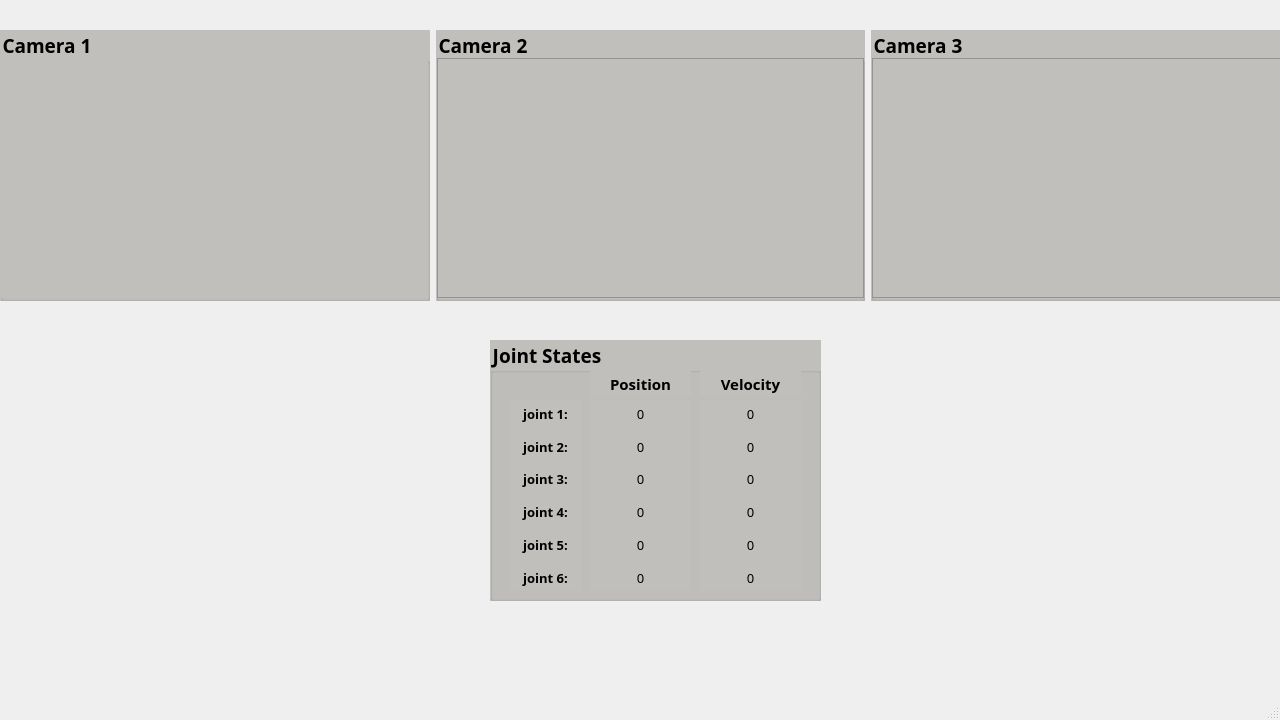
<?xml version="1.0" encoding="UTF-8"?>
<ui version="4.0">
 <class>MainWindow</class>
 <widget class="QMainWindow" name="MainWindow">
  <property name="geometry">
   <rect>
    <x>0</x>
    <y>0</y>
    <width>1280</width>
    <height>720</height>
   </rect>
  </property>
  <property name="sizePolicy">
   <sizepolicy hsizetype="Fixed" vsizetype="Fixed">
    <horstretch>0</horstretch>
    <verstretch>0</verstretch>
   </sizepolicy>
  </property>
  <property name="minimumSize">
   <size>
    <width>1280</width>
    <height>720</height>
   </size>
  </property>
  <property name="maximumSize">
   <size>
    <width>1280</width>
    <height>720</height>
   </size>
  </property>
  <property name="font">
   <font>
    <pointsize>10</pointsize>
   </font>
  </property>
  <property name="windowTitle">
   <string>MainWindow</string>
  </property>
  <widget class="QWidget" name="centralwidget">
   <widget class="QGroupBox" name="groupBox">
    <property name="geometry">
     <rect>
      <x>490</x>
      <y>340</y>
      <width>331</width>
      <height>261</height>
     </rect>
    </property>
    <property name="sizePolicy">
     <sizepolicy hsizetype="Preferred" vsizetype="Preferred">
      <horstretch>0</horstretch>
      <verstretch>0</verstretch>
     </sizepolicy>
    </property>
    <property name="font">
     <font>
      <family>Ubuntu Sans Mono</family>
      <pointsize>14</pointsize>
      <weight>75</weight>
      <bold>true</bold>
     </font>
    </property>
    <property name="styleSheet">
     <string notr="true">background-color: rgb(192, 191, 188);</string>
    </property>
    <property name="title">
     <string>Joint States</string>
    </property>
    <widget class="QWidget" name="verticalLayoutWidget">
     <property name="geometry">
      <rect>
       <x>20</x>
       <y>60</y>
       <width>71</width>
       <height>191</height>
      </rect>
     </property>
     <property name="sizePolicy">
      <sizepolicy hsizetype="Preferred" vsizetype="Preferred">
       <horstretch>0</horstretch>
       <verstretch>0</verstretch>
      </sizepolicy>
     </property>
     <layout class="QVBoxLayout" name="verticalLayout">
      <item>
       <widget class="QLabel" name="joint1_label">
        <property name="sizePolicy">
         <sizepolicy hsizetype="Preferred" vsizetype="Preferred">
          <horstretch>0</horstretch>
          <verstretch>0</verstretch>
         </sizepolicy>
        </property>
        <property name="font">
         <font>
          <family>Ubuntu Sans Mono</family>
          <pointsize>10</pointsize>
          <weight>75</weight>
          <bold>true</bold>
         </font>
        </property>
        <property name="text">
         <string>joint 1:</string>
        </property>
        <property name="alignment">
         <set>Qt::AlignCenter</set>
        </property>
       </widget>
      </item>
      <item>
       <widget class="QLabel" name="joint2_label">
        <property name="sizePolicy">
         <sizepolicy hsizetype="Preferred" vsizetype="Preferred">
          <horstretch>0</horstretch>
          <verstretch>0</verstretch>
         </sizepolicy>
        </property>
        <property name="font">
         <font>
          <family>Ubuntu Sans Mono</family>
          <pointsize>10</pointsize>
          <weight>75</weight>
          <bold>true</bold>
         </font>
        </property>
        <property name="text">
         <string>joint 2:</string>
        </property>
        <property name="alignment">
         <set>Qt::AlignCenter</set>
        </property>
       </widget>
      </item>
      <item>
       <widget class="QLabel" name="joint3_label">
        <property name="sizePolicy">
         <sizepolicy hsizetype="Preferred" vsizetype="Preferred">
          <horstretch>0</horstretch>
          <verstretch>0</verstretch>
         </sizepolicy>
        </property>
        <property name="font">
         <font>
          <family>Ubuntu Sans Mono</family>
          <pointsize>10</pointsize>
          <weight>75</weight>
          <bold>true</bold>
         </font>
        </property>
        <property name="text">
         <string>joint 3:</string>
        </property>
        <property name="alignment">
         <set>Qt::AlignCenter</set>
        </property>
       </widget>
      </item>
      <item>
       <widget class="QLabel" name="joint4_label">
        <property name="sizePolicy">
         <sizepolicy hsizetype="Preferred" vsizetype="Preferred">
          <horstretch>0</horstretch>
          <verstretch>0</verstretch>
         </sizepolicy>
        </property>
        <property name="font">
         <font>
          <family>Ubuntu Sans Mono</family>
          <pointsize>10</pointsize>
          <weight>75</weight>
          <bold>true</bold>
         </font>
        </property>
        <property name="text">
         <string>joint 4:</string>
        </property>
        <property name="alignment">
         <set>Qt::AlignCenter</set>
        </property>
       </widget>
      </item>
      <item>
       <widget class="QLabel" name="joint5_label">
        <property name="sizePolicy">
         <sizepolicy hsizetype="Preferred" vsizetype="Preferred">
          <horstretch>0</horstretch>
          <verstretch>0</verstretch>
         </sizepolicy>
        </property>
        <property name="font">
         <font>
          <family>Ubuntu Sans Mono</family>
          <pointsize>10</pointsize>
          <weight>75</weight>
          <bold>true</bold>
         </font>
        </property>
        <property name="text">
         <string>joint 5:</string>
        </property>
        <property name="alignment">
         <set>Qt::AlignCenter</set>
        </property>
       </widget>
      </item>
      <item>
       <widget class="QLabel" name="joint6_label">
        <property name="sizePolicy">
         <sizepolicy hsizetype="Preferred" vsizetype="Preferred">
          <horstretch>0</horstretch>
          <verstretch>0</verstretch>
         </sizepolicy>
        </property>
        <property name="font">
         <font>
          <family>Ubuntu Sans Mono</family>
          <pointsize>10</pointsize>
          <weight>75</weight>
          <bold>true</bold>
         </font>
        </property>
        <property name="text">
         <string>joint 6:</string>
        </property>
        <property name="alignment">
         <set>Qt::AlignCenter</set>
        </property>
       </widget>
      </item>
     </layout>
    </widget>
    <widget class="QFrame" name="frame">
     <property name="geometry">
      <rect>
       <x>100</x>
       <y>60</y>
       <width>101</width>
       <height>191</height>
      </rect>
     </property>
     <property name="sizePolicy">
      <sizepolicy hsizetype="Preferred" vsizetype="Preferred">
       <horstretch>0</horstretch>
       <verstretch>0</verstretch>
      </sizepolicy>
     </property>
     <property name="frameShape">
      <enum>QFrame::StyledPanel</enum>
     </property>
     <property name="frameShadow">
      <enum>QFrame::Raised</enum>
     </property>
     <widget class="QWidget" name="verticalLayoutWidget_2">
      <property name="geometry">
       <rect>
        <x>0</x>
        <y>0</y>
        <width>101</width>
        <height>191</height>
       </rect>
      </property>
      <property name="sizePolicy">
       <sizepolicy hsizetype="Preferred" vsizetype="Preferred">
        <horstretch>0</horstretch>
        <verstretch>0</verstretch>
       </sizepolicy>
      </property>
      <layout class="QVBoxLayout" name="verticalLayout_2">
       <item>
        <widget class="QLabel" name="joint1_position">
         <property name="sizePolicy">
          <sizepolicy hsizetype="Preferred" vsizetype="Preferred">
           <horstretch>0</horstretch>
           <verstretch>0</verstretch>
          </sizepolicy>
         </property>
         <property name="font">
          <font>
           <family>Ubuntu Sans Mono</family>
           <pointsize>10</pointsize>
           <weight>50</weight>
           <bold>false</bold>
          </font>
         </property>
         <property name="text">
          <string>0</string>
         </property>
         <property name="alignment">
          <set>Qt::AlignCenter</set>
         </property>
        </widget>
       </item>
       <item>
        <widget class="QLabel" name="joint2_position">
         <property name="sizePolicy">
          <sizepolicy hsizetype="Preferred" vsizetype="Preferred">
           <horstretch>0</horstretch>
           <verstretch>0</verstretch>
          </sizepolicy>
         </property>
         <property name="font">
          <font>
           <family>Ubuntu Sans Mono</family>
           <pointsize>10</pointsize>
           <weight>50</weight>
           <bold>false</bold>
          </font>
         </property>
         <property name="text">
          <string>0</string>
         </property>
         <property name="alignment">
          <set>Qt::AlignCenter</set>
         </property>
        </widget>
       </item>
       <item>
        <widget class="QLabel" name="joint3_position">
         <property name="sizePolicy">
          <sizepolicy hsizetype="Preferred" vsizetype="Preferred">
           <horstretch>0</horstretch>
           <verstretch>0</verstretch>
          </sizepolicy>
         </property>
         <property name="font">
          <font>
           <family>Ubuntu Sans Mono</family>
           <pointsize>10</pointsize>
           <weight>50</weight>
           <bold>false</bold>
          </font>
         </property>
         <property name="text">
          <string>0</string>
         </property>
         <property name="alignment">
          <set>Qt::AlignCenter</set>
         </property>
        </widget>
       </item>
       <item>
        <widget class="QLabel" name="joint4_position">
         <property name="sizePolicy">
          <sizepolicy hsizetype="Preferred" vsizetype="Preferred">
           <horstretch>0</horstretch>
           <verstretch>0</verstretch>
          </sizepolicy>
         </property>
         <property name="font">
          <font>
           <family>Ubuntu Sans Mono</family>
           <pointsize>10</pointsize>
           <weight>50</weight>
           <bold>false</bold>
          </font>
         </property>
         <property name="text">
          <string>0</string>
         </property>
         <property name="alignment">
          <set>Qt::AlignCenter</set>
         </property>
        </widget>
       </item>
       <item>
        <widget class="QLabel" name="joint5_position">
         <property name="sizePolicy">
          <sizepolicy hsizetype="Preferred" vsizetype="Preferred">
           <horstretch>0</horstretch>
           <verstretch>0</verstretch>
          </sizepolicy>
         </property>
         <property name="font">
          <font>
           <family>Ubuntu Sans Mono</family>
           <pointsize>10</pointsize>
           <weight>50</weight>
           <bold>false</bold>
          </font>
         </property>
         <property name="text">
          <string>0</string>
         </property>
         <property name="alignment">
          <set>Qt::AlignCenter</set>
         </property>
        </widget>
       </item>
       <item>
        <widget class="QLabel" name="joint6_position">
         <property name="sizePolicy">
          <sizepolicy hsizetype="Preferred" vsizetype="Preferred">
           <horstretch>0</horstretch>
           <verstretch>0</verstretch>
          </sizepolicy>
         </property>
         <property name="font">
          <font>
           <family>Ubuntu Sans Mono</family>
           <pointsize>10</pointsize>
           <weight>50</weight>
           <bold>false</bold>
          </font>
         </property>
         <property name="text">
          <string>0</string>
         </property>
         <property name="alignment">
          <set>Qt::AlignCenter</set>
         </property>
        </widget>
       </item>
      </layout>
     </widget>
    </widget>
    <widget class="QFrame" name="frame_2">
     <property name="geometry">
      <rect>
       <x>210</x>
       <y>60</y>
       <width>101</width>
       <height>191</height>
      </rect>
     </property>
     <property name="sizePolicy">
      <sizepolicy hsizetype="Preferred" vsizetype="Preferred">
       <horstretch>0</horstretch>
       <verstretch>0</verstretch>
      </sizepolicy>
     </property>
     <property name="frameShape">
      <enum>QFrame::StyledPanel</enum>
     </property>
     <property name="frameShadow">
      <enum>QFrame::Raised</enum>
     </property>
     <widget class="QWidget" name="verticalLayoutWidget_3">
      <property name="geometry">
       <rect>
        <x>0</x>
        <y>0</y>
        <width>101</width>
        <height>191</height>
       </rect>
      </property>
      <property name="sizePolicy">
       <sizepolicy hsizetype="Preferred" vsizetype="Preferred">
        <horstretch>0</horstretch>
        <verstretch>0</verstretch>
       </sizepolicy>
      </property>
      <layout class="QVBoxLayout" name="verticalLayout_3">
       <item>
        <widget class="QLabel" name="joint1_velocity">
         <property name="sizePolicy">
          <sizepolicy hsizetype="Preferred" vsizetype="Preferred">
           <horstretch>0</horstretch>
           <verstretch>0</verstretch>
          </sizepolicy>
         </property>
         <property name="font">
          <font>
           <family>Ubuntu Sans Mono</family>
           <pointsize>10</pointsize>
           <weight>50</weight>
           <bold>false</bold>
          </font>
         </property>
         <property name="text">
          <string>0</string>
         </property>
         <property name="alignment">
          <set>Qt::AlignCenter</set>
         </property>
        </widget>
       </item>
       <item>
        <widget class="QLabel" name="joint2_velocity">
         <property name="sizePolicy">
          <sizepolicy hsizetype="Preferred" vsizetype="Preferred">
           <horstretch>0</horstretch>
           <verstretch>0</verstretch>
          </sizepolicy>
         </property>
         <property name="font">
          <font>
           <family>Ubuntu Sans Mono</family>
           <pointsize>10</pointsize>
           <weight>50</weight>
           <bold>false</bold>
          </font>
         </property>
         <property name="text">
          <string>0</string>
         </property>
         <property name="alignment">
          <set>Qt::AlignCenter</set>
         </property>
        </widget>
       </item>
       <item>
        <widget class="QLabel" name="joint3_velocity">
         <property name="sizePolicy">
          <sizepolicy hsizetype="Preferred" vsizetype="Preferred">
           <horstretch>0</horstretch>
           <verstretch>0</verstretch>
          </sizepolicy>
         </property>
         <property name="font">
          <font>
           <family>Ubuntu Sans Mono</family>
           <pointsize>10</pointsize>
           <weight>50</weight>
           <bold>false</bold>
          </font>
         </property>
         <property name="text">
          <string>0</string>
         </property>
         <property name="alignment">
          <set>Qt::AlignCenter</set>
         </property>
        </widget>
       </item>
       <item>
        <widget class="QLabel" name="joint4_velocity">
         <property name="sizePolicy">
          <sizepolicy hsizetype="Preferred" vsizetype="Preferred">
           <horstretch>0</horstretch>
           <verstretch>0</verstretch>
          </sizepolicy>
         </property>
         <property name="font">
          <font>
           <family>Ubuntu Sans Mono</family>
           <pointsize>10</pointsize>
           <weight>50</weight>
           <bold>false</bold>
          </font>
         </property>
         <property name="text">
          <string>0</string>
         </property>
         <property name="alignment">
          <set>Qt::AlignCenter</set>
         </property>
        </widget>
       </item>
       <item>
        <widget class="QLabel" name="joint5_velocity">
         <property name="sizePolicy">
          <sizepolicy hsizetype="Preferred" vsizetype="Preferred">
           <horstretch>0</horstretch>
           <verstretch>0</verstretch>
          </sizepolicy>
         </property>
         <property name="font">
          <font>
           <family>Ubuntu Sans Mono</family>
           <pointsize>10</pointsize>
           <weight>50</weight>
           <bold>false</bold>
          </font>
         </property>
         <property name="text">
          <string>0</string>
         </property>
         <property name="alignment">
          <set>Qt::AlignCenter</set>
         </property>
        </widget>
       </item>
       <item>
        <widget class="QLabel" name="joint6_velocity">
         <property name="sizePolicy">
          <sizepolicy hsizetype="Preferred" vsizetype="Preferred">
           <horstretch>0</horstretch>
           <verstretch>0</verstretch>
          </sizepolicy>
         </property>
         <property name="font">
          <font>
           <family>Ubuntu Sans Mono</family>
           <pointsize>10</pointsize>
           <weight>50</weight>
           <italic>false</italic>
           <bold>false</bold>
           <kerning>true</kerning>
          </font>
         </property>
         <property name="text">
          <string>0</string>
         </property>
         <property name="alignment">
          <set>Qt::AlignCenter</set>
         </property>
        </widget>
       </item>
      </layout>
     </widget>
    </widget>
    <widget class="QLabel" name="label_7">
     <property name="geometry">
      <rect>
       <x>100</x>
       <y>30</y>
       <width>101</width>
       <height>27</height>
      </rect>
     </property>
     <property name="sizePolicy">
      <sizepolicy hsizetype="Preferred" vsizetype="Preferred">
       <horstretch>0</horstretch>
       <verstretch>0</verstretch>
      </sizepolicy>
     </property>
     <property name="font">
      <font>
       <family>Ubuntu Sans Mono</family>
       <pointsize>11</pointsize>
       <weight>75</weight>
       <bold>true</bold>
      </font>
     </property>
     <property name="text">
      <string>Position</string>
     </property>
     <property name="alignment">
      <set>Qt::AlignCenter</set>
     </property>
    </widget>
    <widget class="QLabel" name="label_8">
     <property name="geometry">
      <rect>
       <x>210</x>
       <y>30</y>
       <width>101</width>
       <height>27</height>
      </rect>
     </property>
     <property name="sizePolicy">
      <sizepolicy hsizetype="Preferred" vsizetype="Preferred">
       <horstretch>0</horstretch>
       <verstretch>0</verstretch>
      </sizepolicy>
     </property>
     <property name="font">
      <font>
       <family>Ubuntu Sans Mono</family>
       <pointsize>11</pointsize>
       <weight>75</weight>
       <bold>true</bold>
      </font>
     </property>
     <property name="text">
      <string>Velocity</string>
     </property>
     <property name="alignment">
      <set>Qt::AlignCenter</set>
     </property>
    </widget>
   </widget>
   <widget class="QWidget" name="gridLayoutWidget">
    <property name="geometry">
     <rect>
      <x>0</x>
      <y>30</y>
      <width>1301</width>
      <height>271</height>
     </rect>
    </property>
    <layout class="QGridLayout" name="gridLayout">
     <item row="0" column="0">
      <widget class="QGroupBox" name="camera1_box">
       <property name="sizePolicy">
        <sizepolicy hsizetype="Preferred" vsizetype="Preferred">
         <horstretch>0</horstretch>
         <verstretch>0</verstretch>
        </sizepolicy>
       </property>
       <property name="font">
        <font>
         <family>Ubuntu Mono</family>
         <pointsize>14</pointsize>
         <weight>75</weight>
         <bold>true</bold>
        </font>
       </property>
       <property name="styleSheet">
        <string notr="true">background-color: rgb(192, 191, 188);</string>
       </property>
       <property name="title">
        <string>Camera 1</string>
       </property>
       <widget class="QLabel" name="camera1_stream">
        <property name="geometry">
         <rect>
          <x>1</x>
          <y>28</y>
          <width>427</width>
          <height>240</height>
         </rect>
        </property>
        <property name="sizePolicy">
         <sizepolicy hsizetype="Preferred" vsizetype="Preferred">
          <horstretch>0</horstretch>
          <verstretch>0</verstretch>
         </sizepolicy>
        </property>
        <property name="text">
         <string/>
        </property>
        <property name="alignment">
         <set>Qt::AlignCenter</set>
        </property>
       </widget>
      </widget>
     </item>
     <item row="0" column="2">
      <widget class="QGroupBox" name="camera3_box">
       <property name="sizePolicy">
        <sizepolicy hsizetype="Preferred" vsizetype="Preferred">
         <horstretch>0</horstretch>
         <verstretch>0</verstretch>
        </sizepolicy>
       </property>
       <property name="font">
        <font>
         <family>Ubuntu Mono</family>
         <pointsize>14</pointsize>
         <weight>75</weight>
         <bold>true</bold>
        </font>
       </property>
       <property name="styleSheet">
        <string notr="true">background-color: rgb(192, 191, 188);</string>
       </property>
       <property name="title">
        <string>Camera 3</string>
       </property>
       <widget class="QGraphicsView" name="camera3_stream">
        <property name="geometry">
         <rect>
          <x>1</x>
          <y>28</y>
          <width>427</width>
          <height>240</height>
         </rect>
        </property>
       </widget>
      </widget>
     </item>
     <item row="0" column="1">
      <widget class="QGroupBox" name="camera2_box">
       <property name="sizePolicy">
        <sizepolicy hsizetype="Preferred" vsizetype="Preferred">
         <horstretch>0</horstretch>
         <verstretch>0</verstretch>
        </sizepolicy>
       </property>
       <property name="font">
        <font>
         <family>Ubuntu Mono</family>
         <pointsize>14</pointsize>
         <weight>75</weight>
         <bold>true</bold>
        </font>
       </property>
       <property name="styleSheet">
        <string notr="true">background-color: rgb(192, 191, 188);</string>
       </property>
       <property name="title">
        <string>Camera 2</string>
       </property>
       <widget class="QGraphicsView" name="camera2_stream">
        <property name="geometry">
         <rect>
          <x>1</x>
          <y>28</y>
          <width>427</width>
          <height>240</height>
         </rect>
        </property>
       </widget>
      </widget>
     </item>
    </layout>
   </widget>
  </widget>
  <widget class="QMenuBar" name="menubar">
   <property name="geometry">
    <rect>
     <x>0</x>
     <y>0</y>
     <width>1280</width>
     <height>22</height>
    </rect>
   </property>
  </widget>
  <widget class="QStatusBar" name="statusbar"/>
 </widget>
 <resources/>
 <connections/>
</ui>
